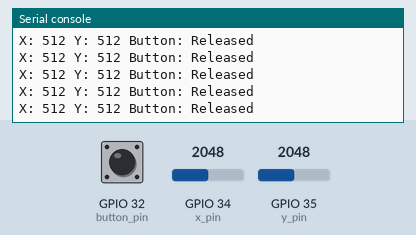
The program below on a simulated ESP32 board running MicroPython. Parts: the last lines printed to the serial console. Inputs (shaded band) come from the test bench; at power-on: GPIO 32 (button_pin) LOW, GPIO 34 (x_pin) = 2048, GPIO 35 (y_pin) = 2048 (analog values on the 0–4095 scale).

Above: at 1.2 s.
1.3 s: GPIO 32 (button_pin) pulled HIGH for 0.15 s
At 1.31 s:
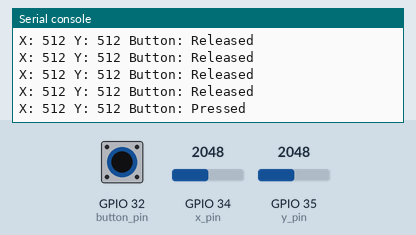
2.9 s: GPIO 34 (x_pin) set to 2866
At 2.92 s:
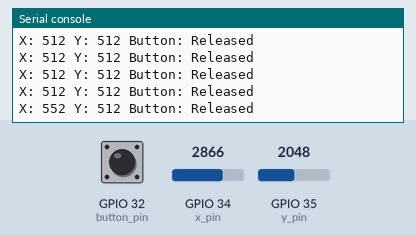
4.4 s: GPIO 35 (y_pin) set to 2866
At 4.43 s:
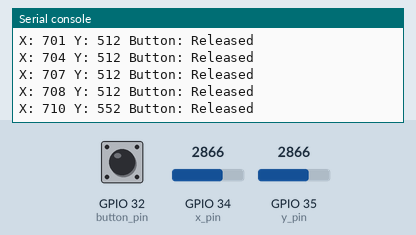
5.9 s: GPIO 32 (button_pin) pulled HIGH for 1 s
At 5.94 s:
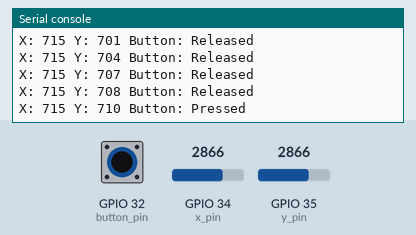
8.4 s: GPIO 34 (x_pin) set to 3603
At 8.45 s:
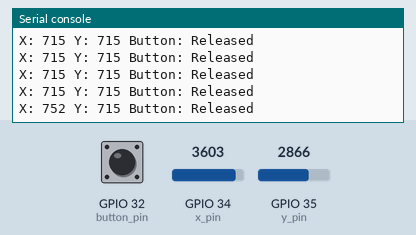
9.9 s: GPIO 35 (y_pin) set to 3603
At 9.96 s:
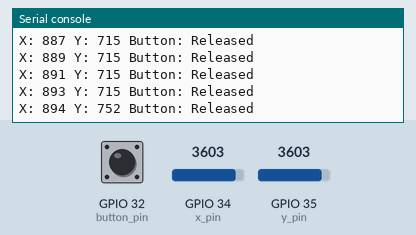
Timing chart, 0 to 12.4 s (numbered marks = the images above; inputs shaded):
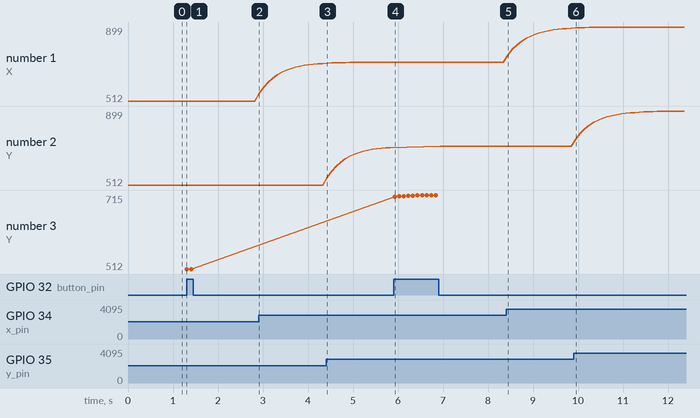

The program:

joystick_control.py
```python
from machine import Pin, ADC
import time

# 定义摇杆引脚
x_pin = ADC(Pin(34))
y_pin = ADC(Pin(35))
button_pin = Pin(32, Pin.IN, Pin.PULL_DOWN)

# 设置ADC分辨率
x_pin.width(ADC.WIDTH_10BIT)
y_pin.width(ADC.WIDTH_10BIT)

# 设置ADC衰减
x_pin.atten(ADC.ATTN_11DB)
y_pin.atten(ADC.ATTN_11DB)

# EMA 滤波参数
EMA_ALPHA = 0.2  # EMA平滑因子，数值越小，滤波越强
DEAD_ZONE = 20   # 死区范围

# 初始化EMA值
ema_x = 512
ema_y = 512

while True:
    # 读取摇杆值
    raw_x = x_pin.read()
    raw_y = y_pin.read()

    # 计算EMA
    ema_x = EMA_ALPHA * raw_x + (1 - EMA_ALPHA) * ema_x
    ema_y = EMA_ALPHA * raw_y + (1 - EMA_ALPHA) * ema_y

    # 应用死区范围，并在接近中值时迅速回正
    if abs(ema_x - 512) < DEAD_ZONE:
        ema_x = 512
    if abs(ema_y - 512) < DEAD_ZONE:
        ema_y = 512

    # 读取按钮状态
    button_val = button_pin.value()

    # 打印结果
    print("X:", int(ema_x), "Y:", int(ema_y), "Button:", "Pressed" if button_val == 1 else "Released")

    # 延迟
    time.sleep(0.1)
```

Measured:
- after the input at 1.3 s, the serial console: prints a new line at once (image 1)
- after the input at 2.9 s, the serial console: prints a new line at once (image 2)
- after the input at 4.4 s, the serial console: prints a new line at once (image 3)
- after the input at 5.9 s, the serial console: prints a new line at once (image 4)
- after the input at 8.4 s, the serial console: prints a new line at once (image 5)
- after the input at 9.9 s, the serial console: prints a new line after 0.05 s (image 6)
- plotted number 1: 512 → 708 after the input at 2.9 s, 715 → 893 after the input at 8.4 s
